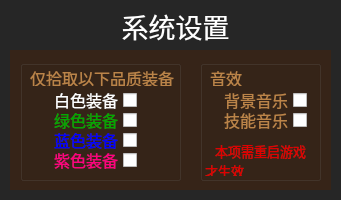
<?xml version="1.0" encoding="UTF-8"?>
<ui version="4.0">
 <class>SystemSetting</class>
 <widget class="QWidget" name="SystemSetting">
  <property name="geometry">
   <rect>
    <x>0</x>
    <y>0</y>
    <width>341</width>
    <height>200</height>
   </rect>
  </property>
  <property name="windowTitle">
   <string>SystemSetting</string>
  </property>
  <widget class="QLabel" name="label">
   <property name="geometry">
    <rect>
     <x>20</x>
     <y>5</y>
     <width>311</width>
     <height>41</height>
    </rect>
   </property>
   <property name="font">
    <font>
     <family>黑体</family>
     <pointsize>20</pointsize>
    </font>
   </property>
   <property name="styleSheet">
    <string notr="true">color: rgb(255, 255, 255);</string>
   </property>
   <property name="text">
    <string>系统设置</string>
   </property>
   <property name="alignment">
    <set>Qt::AlignCenter</set>
   </property>
  </widget>
  <widget class="QGroupBox" name="groupBox">
   <property name="geometry">
    <rect>
     <x>20</x>
     <y>60</y>
     <width>161</width>
     <height>121</height>
    </rect>
   </property>
   <property name="title">
    <string/>
   </property>
   <widget class="QLabel" name="label_2">
    <property name="geometry">
     <rect>
      <x>10</x>
      <y>10</y>
      <width>144</width>
      <height>16</height>
     </rect>
    </property>
    <property name="font">
     <font>
      <family>黑体</family>
      <pointsize>12</pointsize>
     </font>
    </property>
    <property name="styleSheet">
     <string notr="true">color: rgb(187, 132, 73);</string>
    </property>
    <property name="text">
     <string>仅拾取以下品质装备</string>
    </property>
   </widget>
   <widget class="QCheckBox" name="check_extra3">
    <property name="geometry">
     <rect>
      <x>30</x>
      <y>90</y>
      <width>87</width>
      <height>20</height>
     </rect>
    </property>
    <property name="font">
     <font>
      <family>黑体</family>
      <pointsize>12</pointsize>
     </font>
    </property>
    <property name="layoutDirection">
     <enum>Qt::RightToLeft</enum>
    </property>
    <property name="styleSheet">
     <string notr="true">color: rgb(255, 0, 127);</string>
    </property>
    <property name="text">
     <string>紫色装备</string>
    </property>
   </widget>
   <widget class="QCheckBox" name="check_extra1">
    <property name="geometry">
     <rect>
      <x>30</x>
      <y>50</y>
      <width>87</width>
      <height>20</height>
     </rect>
    </property>
    <property name="font">
     <font>
      <family>黑体</family>
      <pointsize>12</pointsize>
     </font>
    </property>
    <property name="layoutDirection">
     <enum>Qt::RightToLeft</enum>
    </property>
    <property name="styleSheet">
     <string notr="true">color: rgb(0, 170, 0);</string>
    </property>
    <property name="text">
     <string>绿色装备</string>
    </property>
   </widget>
   <widget class="QCheckBox" name="check_extra2">
    <property name="geometry">
     <rect>
      <x>30</x>
      <y>70</y>
      <width>87</width>
      <height>20</height>
     </rect>
    </property>
    <property name="font">
     <font>
      <family>黑体</family>
      <pointsize>12</pointsize>
     </font>
    </property>
    <property name="layoutDirection">
     <enum>Qt::RightToLeft</enum>
    </property>
    <property name="styleSheet">
     <string notr="true">color: rgb(0, 0, 255);</string>
    </property>
    <property name="text">
     <string>蓝色装备</string>
    </property>
   </widget>
   <widget class="QCheckBox" name="check_extra0">
    <property name="geometry">
     <rect>
      <x>30</x>
      <y>30</y>
      <width>87</width>
      <height>20</height>
     </rect>
    </property>
    <property name="font">
     <font>
      <family>黑体</family>
      <pointsize>12</pointsize>
     </font>
    </property>
    <property name="layoutDirection">
     <enum>Qt::RightToLeft</enum>
    </property>
    <property name="styleSheet">
     <string notr="true">color: rgb(255, 255, 255);</string>
    </property>
    <property name="text">
     <string>白色装备</string>
    </property>
   </widget>
  </widget>
  <widget class="QGroupBox" name="groupBox_2">
   <property name="geometry">
    <rect>
     <x>200</x>
     <y>60</y>
     <width>121</width>
     <height>121</height>
    </rect>
   </property>
   <widget class="QLabel" name="label_3">
    <property name="geometry">
     <rect>
      <x>10</x>
      <y>10</y>
      <width>41</width>
      <height>16</height>
     </rect>
    </property>
    <property name="font">
     <font>
      <family>黑体</family>
      <pointsize>12</pointsize>
     </font>
    </property>
    <property name="styleSheet">
     <string notr="true">color: rgb(187, 132, 73);</string>
    </property>
    <property name="text">
     <string>音效</string>
    </property>
   </widget>
   <widget class="QCheckBox" name="check_audio_skill">
    <property name="enabled">
     <bool>true</bool>
    </property>
    <property name="geometry">
     <rect>
      <x>20</x>
      <y>50</y>
      <width>87</width>
      <height>20</height>
     </rect>
    </property>
    <property name="font">
     <font>
      <family>黑体</family>
      <pointsize>12</pointsize>
     </font>
    </property>
    <property name="layoutDirection">
     <enum>Qt::RightToLeft</enum>
    </property>
    <property name="styleSheet">
     <string notr="true">color: rgb(187, 132, 73);</string>
    </property>
    <property name="text">
     <string>技能音乐</string>
    </property>
    <property name="checkable">
     <bool>false</bool>
    </property>
    <property name="checked">
     <bool>false</bool>
    </property>
   </widget>
   <widget class="QCheckBox" name="check_audio_bg">
    <property name="geometry">
     <rect>
      <x>20</x>
      <y>30</y>
      <width>87</width>
      <height>20</height>
     </rect>
    </property>
    <property name="font">
     <font>
      <family>黑体</family>
      <pointsize>12</pointsize>
     </font>
    </property>
    <property name="layoutDirection">
     <enum>Qt::RightToLeft</enum>
    </property>
    <property name="styleSheet">
     <string notr="true">color: rgb(187, 132, 73);</string>
    </property>
    <property name="text">
     <string>背景音乐</string>
    </property>
   </widget>
   <widget class="QLabel" name="label_9">
    <property name="geometry">
     <rect>
      <x>5</x>
      <y>85</y>
      <width>111</width>
      <height>31</height>
     </rect>
    </property>
    <property name="font">
     <font>
      <family>黑体</family>
      <pointsize>10</pointsize>
     </font>
    </property>
    <property name="styleSheet">
     <string notr="true">color: rgb(223, 0, 0);</string>
    </property>
    <property name="text">
     <string>   本项需重启游戏才生效</string>
    </property>
    <property name="wordWrap">
     <bool>true</bool>
    </property>
   </widget>
  </widget>
  <widget class="QLabel" name="label_4">
   <property name="geometry">
    <rect>
     <x>10</x>
     <y>5</y>
     <width>321</width>
     <height>40</height>
    </rect>
   </property>
   <property name="font">
    <font>
     <family>黑体</family>
     <pointsize>20</pointsize>
    </font>
   </property>
   <property name="pixmap">
    <pixmap resource="mirror.qrc">:/mirror/Resources/1001.png</pixmap>
   </property>
   <property name="scaledContents">
    <bool>true</bool>
   </property>
  </widget>
  <widget class="QLabel" name="label_5">
   <property name="geometry">
    <rect>
     <x>10</x>
     <y>50</y>
     <width>321</width>
     <height>140</height>
    </rect>
   </property>
   <property name="font">
    <font>
     <family>黑体</family>
     <pointsize>20</pointsize>
    </font>
   </property>
   <property name="styleSheet">
    <string notr="true">background-color: rgb(54, 36, 24);</string>
   </property>
   <property name="alignment">
    <set>Qt::AlignCenter</set>
   </property>
  </widget>
  <widget class="QLabel" name="label_6">
   <property name="geometry">
    <rect>
     <x>0</x>
     <y>0</y>
     <width>341</width>
     <height>200</height>
    </rect>
   </property>
   <property name="font">
    <font>
     <family>黑体</family>
     <pointsize>20</pointsize>
    </font>
   </property>
   <property name="styleSheet">
    <string notr="true">background-color: rgb(38, 38, 38);</string>
   </property>
   <property name="alignment">
    <set>Qt::AlignCenter</set>
   </property>
  </widget>
  <widget class="QLabel" name="label_7">
   <property name="geometry">
    <rect>
     <x>0</x>
     <y>0</y>
     <width>41</width>
     <height>41</height>
    </rect>
   </property>
   <property name="font">
    <font>
     <family>黑体</family>
     <pointsize>20</pointsize>
    </font>
   </property>
   <property name="styleSheet">
    <string notr="true">color: rgb(255, 255, 255);</string>
   </property>
   <property name="pixmap">
    <pixmap resource="mirror.qrc">:/mirror/Resources/1002.png</pixmap>
   </property>
   <property name="alignment">
    <set>Qt::AlignCenter</set>
   </property>
  </widget>
  <widget class="QLabel" name="label_8">
   <property name="geometry">
    <rect>
     <x>300</x>
     <y>0</y>
     <width>41</width>
     <height>41</height>
    </rect>
   </property>
   <property name="font">
    <font>
     <family>黑体</family>
     <pointsize>20</pointsize>
    </font>
   </property>
   <property name="styleSheet">
    <string notr="true">color: rgb(255, 255, 255);</string>
   </property>
   <property name="pixmap">
    <pixmap resource="mirror.qrc">:/mirror/Resources/1003.png</pixmap>
   </property>
   <property name="alignment">
    <set>Qt::AlignCenter</set>
   </property>
  </widget>
  <widget class="QPushButton" name="btn_close">
   <property name="geometry">
    <rect>
     <x>289</x>
     <y>4</y>
     <width>40</width>
     <height>40</height>
    </rect>
   </property>
   <property name="icon">
    <iconset resource="mirror.qrc">
     <normaloff>:/mirror/Resources/1004.png</normaloff>:/mirror/Resources/1004.png</iconset>
   </property>
   <property name="iconSize">
    <size>
     <width>40</width>
     <height>40</height>
    </size>
   </property>
   <property name="flat">
    <bool>true</bool>
   </property>
  </widget>
  <zorder>label_6</zorder>
  <zorder>label_4</zorder>
  <zorder>label_5</zorder>
  <zorder>label</zorder>
  <zorder>groupBox</zorder>
  <zorder>groupBox_2</zorder>
  <zorder>label_7</zorder>
  <zorder>label_8</zorder>
  <zorder>btn_close</zorder>
 </widget>
 <layoutdefault spacing="6" margin="11"/>
 <resources>
  <include location="mirror.qrc"/>
 </resources>
 <connections/>
</ui>
